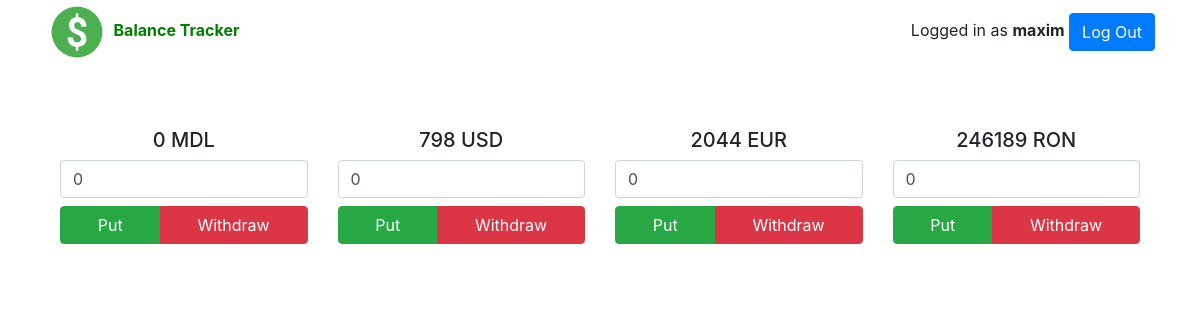
Screenshot of /userpage/ (signed in) with the database file from the repository.
### apps/tracker/models.py (models this page shows, shortened)
class UserBalance(models.Model):
    user = models.OneToOneField(User, on_delete=models.CASCADE)
    mdl = models.IntegerField(default=0)
    eur = models.IntegerField(default=0)
    usd = models.IntegerField(default=0)
    ron = models.IntegerField(default=0)

### apps/tracker/views.py (the view)
# urls.py: path('userpage/', views.userPage, name='userPage'),
@login_required
def userPage(request):
    if request.method == "POST":
        user_balance = UserBalance.objects.get(user=request.user)
        if request.POST.get('updateBalance') == 'putMdl':
            user_balance.mdl += int(request.POST.get('amount'))
        elif request.POST.get('updateBalance') == 'withdrawMdl':
            user_balance.mdl -= int(request.POST.get('amount'))
        elif request.POST.get('updateBalance') == 'putUsd':
            user_balance.usd += int(request.POST.get('amount'))
        elif request.POST.get('updateBalance') == 'withdrawUsd':
            user_balance.usd -= int(request.POST.get('amount'))
        elif request.POST.get('updateBalance') == 'putEur':
            user_balance.eur += int(request.POST.get('amount'))
        elif request.POST.get('updateBalance') == 'withdrawEur':
            user_balance.eur -= int(request.POST.get('amount'))
        elif request.POST.get('updateBalance') == 'putRon':
            user_balance.ron += int(request.POST.get('amount'))
        elif request.POST.get('updateBalance') == 'withdrawRon':
            user_balance.ron -= int(request.POST.get('amount'))
        user_balance.save()
        return redirect('userPage')
    else:
        user_balance = UserBalance.objects.get(user=request.user)
        context = {'user_balance': user_balance}
        return render(request, 'tracker/userpage.html', context)

### apps/tracker/templates/tracker/userpage.html (shortened to what this page needs)
{% extends 'tracker/base.html' %}
{% block content %}
  <div class="row mt-5">
    <div class="col-md-3 col-sm-6 mt-3">
      <form id="ronForm" method="POST">
        <h5>{{ user_balance.mdl }} MDL</h5>
        <input type="number" class="form-control" name="amount" value=0>
        <div class="btn-group w-100 mt-2" role="group" aria-label="Basic example">
          <button type="submit" class="btn btn-success" name="updateBalance" value="putMdl">Put</button>
          <button type="submit" class="btn btn-danger" name="updateBalance" value="withdrawMdl">Withdraw</button>
        </div>
      </form>
    </div>
    <div class="col-md-3 col-sm-6 mt-3">
      <form id="ronForm" method="POST">
        <h5>{{ user_balance.usd }} USD</h5>
        <input type="number" class="form-control" name="amount" value=0>
        <div class="btn-group w-100 mt-2" role="group" aria-label="Basic example">
          <button type="submit" class="btn btn-success" name="updateBalance" value="putUsd">Put</button>
          <button type="submit" class="btn btn-danger" name="updateBalance" value="withdrawUsd">Withdraw</button>
        </div>
      </form>
    </div>
    <div class="col-md-3 col-sm-6 mt-3">
      <form id="ronForm" method="POST">
        <h5>{{ user_balance.eur }} EUR</h5>
        <input type="number" class="form-control" name="amount" value=0>
        <div class="btn-group w-100 mt-2" role="group" aria-label="Basic example">
          <button type="submit" class="btn btn-success" name="updateBalance" value="putEur">Put</button>
          <button type="submit" class="btn btn-danger" name="updateBalance" value="withdrawEur">Withdraw</button>
        </div>
      </form>
    </div>
    <div class="col-md-3 col-sm-6 mt-3">
      <form id="ronForm" method="POST">
        <h5>{{ user_balance.ron }} RON</h5>
        <input type="number" class="form-control" name="amount" value=0>
        <div class="btn-group w-100 mt-2" role="group" aria-label="Basic example">
          <button type="submit" class="btn btn-success" name="updateBalance" value="putRon">Put</button>
          <button type="submit" class="btn btn-danger" name="updateBalance" value="withdrawRon">Withdraw</button>
        </div>
      </form>
    </div>
  </div>
{% endblock %}

### apps/tracker/templates/tracker/base.html (shortened to what this page needs)
{% load static %}
<!DOCTYPE html>
<html lang="en" dir="ltr">
  <head>
    <link rel="stylesheet" href="{% static 'tracker/bootstrap.min.css' %}">
    <link rel="stylesheet" href="{% static 'tracker/myStyle.css' %}">
  </head>
  <body>
    <div class="container">
      <div class="row align-items-center">
        <div class="col-3">
          <a href="{% url 'home' %}">
            <img src="{% static 'tracker/myMoney.png' %}" alt="a lock picture" width=64 height=64>
            <span id="proj_name">Balance Tracker</span>
          </a>
        </div>
        {% if user.is_authenticated %}
        <div class="col-3 text-right offset-6">
          <form action="{% url 'logOutUser' %}" method="POST">
            <label for="logOut">Logged in as <b>{{ user.username }}</b></label>
            <button name="logOut" type="submit" class="btn btn-primary">Log Out</button>
          </form>
        </div>
        {% endif %}
      </div>
    <div class="container text-center">
      {% block content %}{% endblock %}
    </div>
  </body>
</html>

### apps/tracker/static/tracker/myStyle.css (style rules this page uses)
#proj_name { font-weight: bold; color: green; }

### rows the page displays
UserBalance: mdl "0", usd "798", eur "2044", ron "246189"

### other values shown
{{ user.username }} "maxim"
